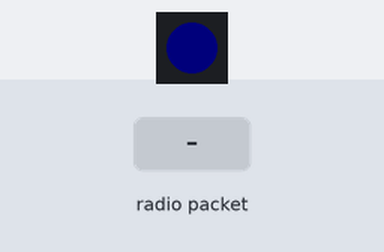
Bench run of a program on a simulated ESP32-S3. On the bench: 1 RGB LEDs in strip order, left to right. Inputs (shaded band) come from the test bench. Dim RGB values are drawn brighter than linear; no radio packets arrive unless stated.

Above: at 0.13 s.
At 1.2 s:
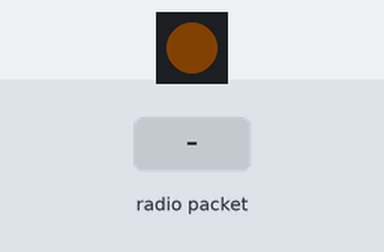
1.3 s: radio packet "1" arrives
At 1.4 s:
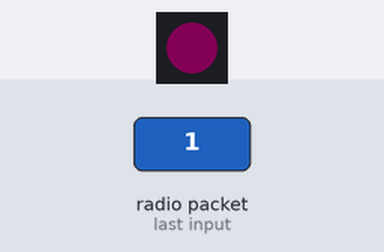
Timing chart, 0 to 4.3 s (numbered marks = the images above; inputs shaded):
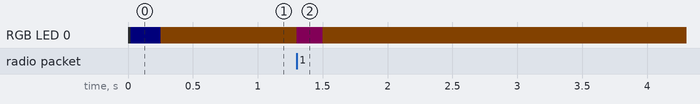

The program:

main.cpp
```cpp
#include <Arduino.h>
#include <Adafruit_NeoPixel.h>
#include <LoRa.h>
#include <SPI.h>
#include <TelemetryProtocol.h>

// Production LoRa downlink receiver.
//
// The USB serial stream is a transparent binary transport for validated
// telemetry frames. Do not print diagnostics to Serial: any text would corrupt
// the ground station stream parser.

namespace {

constexpr uint32_t kSerialBaud = 115200;

constexpr int kLoRaSck = 9;
constexpr int kLoRaMiso = 10;
constexpr int kLoRaMosi = 11;
constexpr int kLoRaNss = 12;
constexpr int kLoRaDio0 = 6;
constexpr int kLoRaDio1 = 5;
constexpr int kLoRaReset = 7;

constexpr int kStatusLedPin = 48;
constexpr int kStatusLedCount = 1;

constexpr long kLoRaFrequencyHz = 433000000;
constexpr byte kLoRaSyncWord = 0x12;
constexpr long kLoRaBandwidthHz = 125E3;
constexpr int kLoRaSpreadingFactor = 9;
constexpr int kLoRaCodingRateDenominator = 6;
constexpr int kLoRaPreambleSymbols = 8;

constexpr uint32_t kRadioRetryMs = 2000;
constexpr uint32_t kLinkTimeoutMs = 3000;

SPIClass radioSpi(FSPI);
Adafruit_NeoPixel statusLed(
    kStatusLedCount, kStatusLedPin, NEO_GRB + NEO_KHZ800);

bool radioReady = false;
uint32_t lastRetryMs = 0;
uint32_t lastValidFrameMs = 0;
uint32_t validFrames = 0;
uint32_t rejectedFrames = 0;

void setLed(uint8_t red, uint8_t green, uint8_t blue) {
  statusLed.setPixelColor(0, statusLed.Color(red, green, blue));
  statusLed.show();
}

bool initialiseRadio() {
  radioSpi.begin(kLoRaSck, kLoRaMiso, kLoRaMosi, kLoRaNss);
  LoRa.setSPI(radioSpi);
  LoRa.setPins(kLoRaNss, kLoRaReset, kLoRaDio0);

  if (!LoRa.begin(kLoRaFrequencyHz)) {
    return false;
  }

  LoRa.setSyncWord(kLoRaSyncWord);
  LoRa.setSpreadingFactor(kLoRaSpreadingFactor);
  LoRa.setSignalBandwidth(kLoRaBandwidthHz);
  LoRa.setCodingRate4(kLoRaCodingRateDenominator);
  LoRa.setPreambleLength(kLoRaPreambleSymbols);
  LoRa.enableCrc();
  LoRa.disableInvertIQ();
  LoRa.receive();
  return true;
}

void maintainRadio(uint32_t nowMs) {
  if (radioReady || nowMs - lastRetryMs < kRadioRetryMs) {
    return;
  }
  lastRetryMs = nowMs;
  radioReady = initialiseRadio();
  setLed(radioReady ? 0 : 80, radioReady ? 0 : 0, radioReady ? 24 : 0);
}

void receiveFrame(uint32_t nowMs) {
  const int packetLength = LoRa.parsePacket();
  if (packetLength <= 0) {
    return;
  }

  uint8_t frame[96];
  size_t length = 0;
  while (LoRa.available() && length < sizeof(frame)) {
    frame[length++] = static_cast<uint8_t>(LoRa.read());
  }
  while (LoRa.available()) {
    LoRa.read();
  }

  if (rocket::protocol::isValidTelemetryV2(frame, length)) {
    Serial.write(frame, length);
    validFrames++;
    lastValidFrameMs = nowMs;
    setLed(0, 48, 0);
  } else {
    rejectedFrames++;
    setLed(48, 0, 32);
  }

  LoRa.receive();
}

void updateIdleLed(uint32_t nowMs) {
  if (!radioReady) {
    setLed(80, 0, 0);
  } else if (lastValidFrameMs == 0 ||
             nowMs - lastValidFrameMs > kLinkTimeoutMs) {
    setLed(48, 24, 0);
  }
}

}  // namespace

void setup() {
  pinMode(kLoRaDio1, INPUT);
  Serial.begin(kSerialBaud);

  statusLed.begin();
  statusLed.setBrightness(32);
  setLed(48, 24, 0);

  radioReady = initialiseRadio();
  lastRetryMs = millis();
  setLed(radioReady ? 0 : 80, 0, radioReady ? 24 : 0);
}

void loop() {
  const uint32_t nowMs = millis();
  maintainRadio(nowMs);
  if (radioReady) {
    receiveFrame(nowMs);
  }

  static uint32_t lastLedUpdateMs = 0;
  if (nowMs - lastLedUpdateMs >= 250) {
    lastLedUpdateMs = nowMs;
    updateIdleLed(nowMs);
  }
  delay(1);
}
```

Measured:
- after the input at 1.3 s, RGB LED 0: RGB(6, 3, 0) → RGB(6, 0, 4) at once, → RGB(6, 3, 0) 0.20 s later
